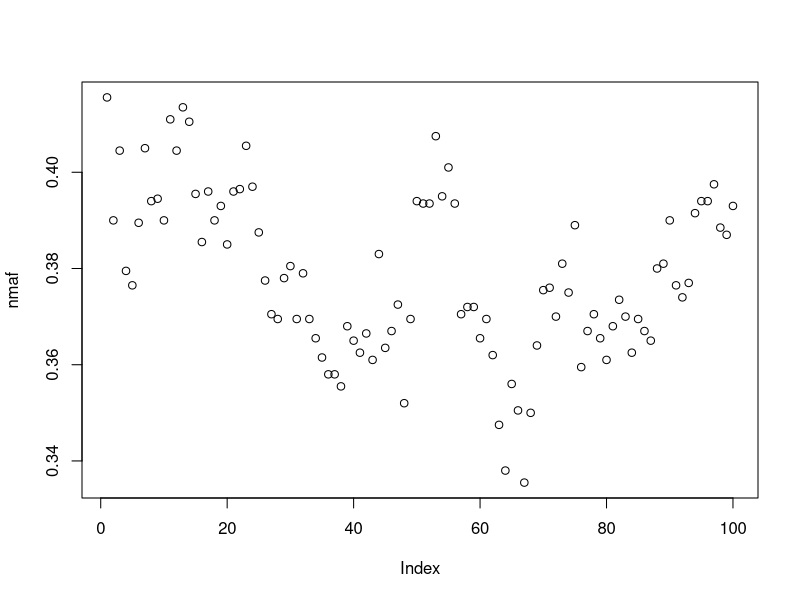

Here is the R script that generated this plot:
imaf <- runif(10, 0, .5)

#============for the first loci only!==================
N <- 1000

num.minor <- rbinom(1, size = N*2, prob = imaf[1])

nmaf <- num.minor/(2*N)

# loop it for multiple generations!
g <- 100

nmaf <- numeric(g)
nmaf[1] <- imaf[1]

for(i in 2:g){
  nmaf[i] <-  rbinom(1, size = N*2, prob = nmaf[i - 1])/(2*N)
}
plot(nmaf)


#================challenge for next week:=========================
# expand this to do the same process, but with all 10 loci!
# if you have time, try plotting it
# hint: binom(10, 100000, seq(from = .1, to = .5, length.out = 10))/100000